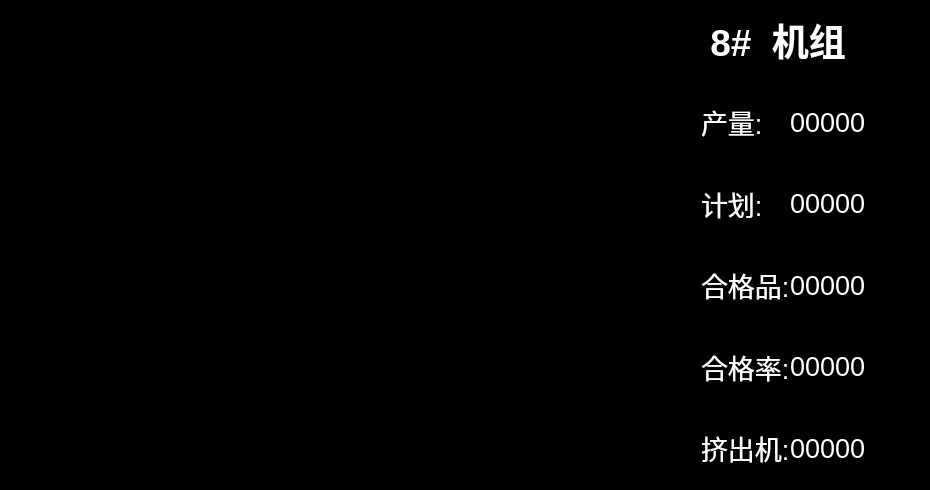
     <widget class="QFrame" name="frame_curve8">
      <property name="geometry">
       <rect>
        <x>2880</x>
        <y>530</y>
        <width>930</width>
        <height>490</height>
       </rect>
      </property>
      <property name="styleSheet">
       <string notr="true">background-color: rgb(0, 0, 0);</string>
      </property>
      <property name="frameShape">
       <enum>QFrame::StyledPanel</enum>
      </property>
      <property name="frameShadow">
       <enum>QFrame::Raised</enum>
      </property>
      <widget class="QLabel" name="curve8_title">
       <property name="geometry">
        <rect>
         <x>700</x>
         <y>0</y>
         <width>190</width>
         <height>80</height>
        </rect>
       </property>
       <property name="font">
        <font>
         <pointsize>28</pointsize>
         <weight>75</weight>
         <bold>true</bold>
        </font>
       </property>
       <property name="layoutDirection">
        <enum>Qt::LeftToRight</enum>
       </property>
       <property name="autoFillBackground">
        <bool>false</bool>
       </property>
       <property name="styleSheet">
        <string notr="true">color: rgb(255, 255, 255);</string>
       </property>
       <property name="text">
        <string> 8#  机组</string>
       </property>
      </widget>
      <widget class="QFrame" name="frame_data1_5">
       <property name="geometry">
        <rect>
         <x>700</x>
         <y>80</y>
         <width>230</width>
         <height>410</height>
        </rect>
       </property>
       <property name="frameShape">
        <enum>QFrame::StyledPanel</enum>
       </property>
       <property name="frameShadow">
        <enum>QFrame::Raised</enum>
       </property>
       <layout class="QGridLayout" name="gridLayout_8">
        <property name="leftMargin">
         <number>0</number>
        </property>
        <property name="topMargin">
         <number>0</number>
        </property>
        <property name="rightMargin">
         <number>0</number>
        </property>
        <property name="bottomMargin">
         <number>0</number>
        </property>
        <property name="spacing">
         <number>0</number>
        </property>
        <item row="0" column="0">
         <widget class="QLabel" name="curve1_lable1_5">
          <property name="sizePolicy">
           <sizepolicy hsizetype="Expanding" vsizetype="Expanding">
            <horstretch>1</horstretch>
            <verstretch>1</verstretch>
           </sizepolicy>
          </property>
          <property name="font">
           <font>
            <pointsize>20</pointsize>
           </font>
          </property>
          <property name="styleSheet">
           <string notr="true">color: rgb(255, 255, 255);</string>
          </property>
          <property name="text">
           <string>产量:</string>
          </property>
         </widget>
        </item>
        <item row="1" column="0">
         <widget class="QLabel" name="curve1_lable3_5">
          <property name="sizePolicy">
           <sizepolicy hsizetype="Preferred" vsizetype="Expanding">
            <horstretch>0</horstretch>
            <verstretch>1</verstretch>
           </sizepolicy>
          </property>
          <property name="font">
           <font>
            <pointsize>20</pointsize>
           </font>
          </property>
          <property name="styleSheet">
           <string notr="true">color: rgb(255, 255, 255);</string>
          </property>
          <property name="text">
           <string>计划:</string>
          </property>
         </widget>
        </item>
        <item row="1" column="1">
         <widget class="QLabel" name="curve1_lable4_5">
          <property name="font">
           <font>
            <pointsize>20</pointsize>
           </font>
          </property>
          <property name="styleSheet">
           <string notr="true">color: rgb(255, 255, 255);</string>
          </property>
          <property name="text">
           <string>00000</string>
          </property>
         </widget>
        </item>
        <item row="2" column="0">
         <widget class="QLabel" name="curve1_lable5_5">
          <property name="sizePolicy">
           <sizepolicy hsizetype="Preferred" vsizetype="Expanding">
            <horstretch>0</horstretch>
            <verstretch>1</verstretch>
           </sizepolicy>
          </property>
          <property name="font">
           <font>
            <pointsize>20</pointsize>
           </font>
          </property>
          <property name="styleSheet">
           <string notr="true">color: rgb(255, 255, 255);</string>
          </property>
          <property name="text">
           <string>合格品:</string>
          </property>
         </widget>
        </item>
        <item row="2" column="1">
         <widget class="QLabel" name="curve1_lable6_5">
          <property name="font">
           <font>
            <pointsize>20</pointsize>
           </font>
          </property>
          <property name="styleSheet">
           <string notr="true">color: rgb(255, 255, 255);</string>
          </property>
          <property name="text">
           <string>00000</string>
          </property>
         </widget>
        </item>
        <item row="3" column="0">
         <widget class="QLabel" name="curve1_lable7_5">
          <property name="sizePolicy">
           <sizepolicy hsizetype="Preferred" vsizetype="Expanding">
            <horstretch>0</horstretch>
            <verstretch>1</verstretch>
           </sizepolicy>
          </property>
          <property name="font">
           <font>
            <pointsize>20</pointsize>
           </font>
          </property>
          <property name="styleSheet">
           <string notr="true">color: rgb(255, 255, 255);</string>
          </property>
          <property name="text">
           <string>合格率:</string>
          </property>
         </widget>
        </item>
        <item row="3" column="1">
         <widget class="QLabel" name="curve1_lable8_5">
          <property name="font">
           <font>
            <pointsize>20</pointsize>
           </font>
          </property>
          <property name="styleSheet">
           <string notr="true">color: rgb(255, 255, 255);</string>
          </property>
          <property name="text">
           <string>00000</string>
          </property>
         </widget>
        </item>
        <item row="4" column="0">
         <widget class="QLabel" name="curve1_lable9_5">
          <property name="sizePolicy">
           <sizepolicy hsizetype="Preferred" vsizetype="Expanding">
            <horstretch>0</horstretch>
            <verstretch>1</verstretch>
           </sizepolicy>
          </property>
          <property name="font">
           <font>
            <pointsize>20</pointsize>
           </font>
          </property>
          <property name="styleSheet">
           <string notr="true">color: rgb(255, 255, 255);</string>
          </property>
          <property name="text">
           <string>挤出机:</string>
          </property>
         </widget>
        </item>
        <item row="4" column="1">
         <widget class="QLabel" name="curve1_lable10_5">
          <property name="font">
           <font>
            <pointsize>20</pointsize>
           </font>
          </property>
          <property name="styleSheet">
           <string notr="true">color: rgb(255, 255, 255);</string>
          </property>
          <property name="text">
           <string>00000</string>
          </property>
         </widget>
        </item>
        <item row="0" column="1">
         <widget class="QLabel" name="curve1_lable2_5">
          <property name="sizePolicy">
           <sizepolicy hsizetype="Expanding" vsizetype="Preferred">
            <horstretch>3</horstretch>
            <verstretch>0</verstretch>
           </sizepolicy>
          </property>
          <property name="font">
           <font>
            <pointsize>20</pointsize>
           </font>
          </property>
          <property name="styleSheet">
           <string notr="true">color: rgb(255, 255, 255);</string>
          </property>
          <property name="text">
           <string>00000</string>
          </property>
         </widget>
        </item>
       </layout>
      </widget>
      <widget class="QWidget" name="curve8" native="true">
       <property name="geometry">
        <rect>
         <x>0</x>
         <y>0</y>
         <width>740</width>
         <height>490</height>
        </rect>
       </property>
      </widget>
      <zorder>curve8</zorder>
      <zorder>frame_data1_5</zorder>
      <zorder>curve8_title</zorder>
     </widget>
